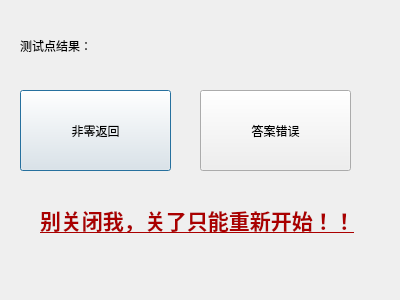
<?xml version="1.0" encoding="UTF-8"?>
<ui version="4.0">
 <class>Dialog</class>
 <widget class="QDialog" name="Dialog">
  <property name="geometry">
   <rect>
    <x>0</x>
    <y>0</y>
    <width>400</width>
    <height>300</height>
   </rect>
  </property>
  <property name="windowTitle">
   <string>Dialog</string>
  </property>
  <widget class="QLabel" name="label">
   <property name="geometry">
    <rect>
     <x>20</x>
     <y>10</y>
     <width>151</width>
     <height>71</height>
    </rect>
   </property>
   <property name="text">
    <string>测试点结果：</string>
   </property>
   <property name="textFormat">
    <enum>Qt::AutoText</enum>
   </property>
  </widget>
  <widget class="QPushButton" name="Not0RetButton">
   <property name="geometry">
    <rect>
     <x>20</x>
     <y>90</y>
     <width>151</width>
     <height>81</height>
    </rect>
   </property>
   <property name="text">
    <string>非零返回</string>
   </property>
  </widget>
  <widget class="QPushButton" name="AnswerErrButton">
   <property name="geometry">
    <rect>
     <x>200</x>
     <y>90</y>
     <width>151</width>
     <height>81</height>
    </rect>
   </property>
   <property name="text">
    <string>答案错误</string>
   </property>
  </widget>
  <widget class="QLabel" name="label_2">
   <property name="geometry">
    <rect>
     <x>40</x>
     <y>190</y>
     <width>321</width>
     <height>61</height>
    </rect>
   </property>
   <property name="text">
    <string>&lt;html&gt;&lt;head/&gt;&lt;body&gt;&lt;p&gt;&lt;span style=&quot; font-size:16pt; font-weight:700; text-decoration: underline; color:#aa0000;&quot;&gt;别关闭我，关了只能重新开始！！&lt;/span&gt;&lt;/p&gt;&lt;/body&gt;&lt;/html&gt;</string>
   </property>
  </widget>
 </widget>
 <resources/>
 <connections/>
</ui>
